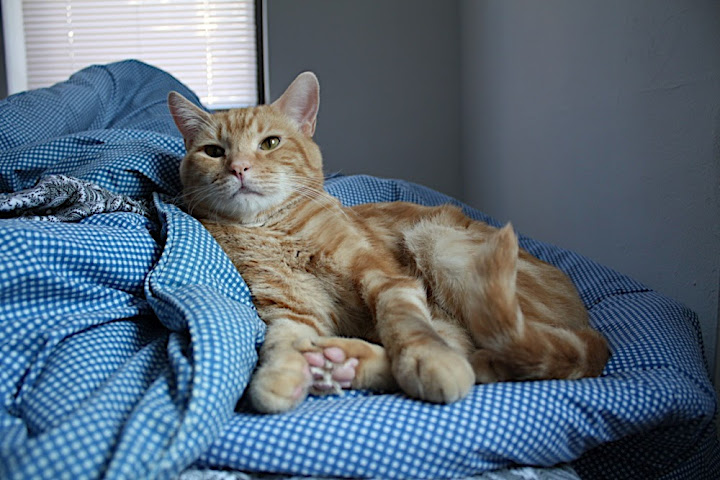
#> input picture data/maple.jpg, 720 x 480 px, found by its file name; the run also reads 1 picture not shown here
$ python canny.py
#> lines starting #> are read from the running program, lines starting #| are printed output that depends on the picture; after the words box and inside, x2 and y2 are one past the last pixel; in counts of white or black regions, pixels touching at a corner belong together
import cv2
import numpy

# Load the image
def CannyImage(image_name):
#> called with image_name = 'maple'
  img = cv2.imread(image_name + ".jpg")
#> img is the input picture: shape (480, 720, 3); mean B, G, R 122.3, 106.5, 89.7

  # Split out each channel
  blue, green, red = cv2.split(img)
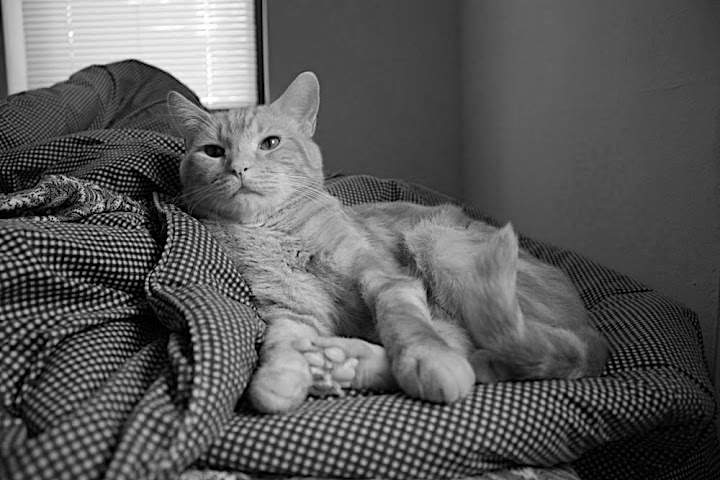
#> red: shape (480, 720); min 0, max 255, mean 89.7

  def medianCanny(img, thresh1, thresh2):
#> called with thresh1 = 0.2, thresh2 = 0.3
      median = numpy.median(img)
#> median = 109
      img = cv2.Canny(img, int(thresh1 * median), int(thresh2 * median))
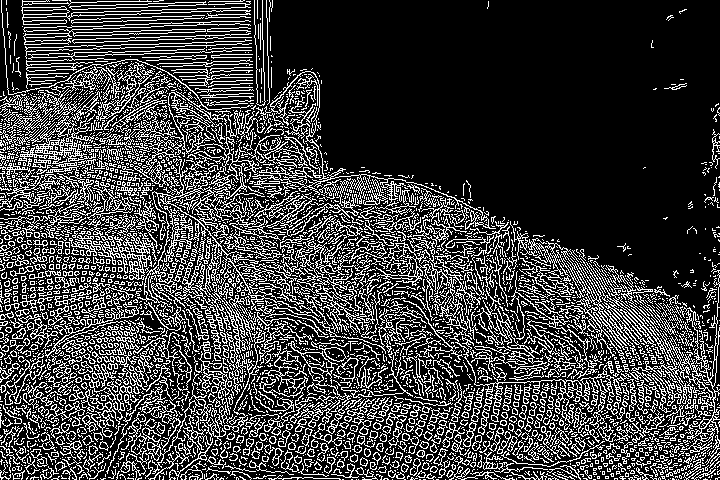
#> img: shape (480, 720); 24.4% white in thin lines or dots
      return img

  # Run canny edge detection on each channel
  blue_edges = medianCanny(blue, 0.2, 0.3)
  green_edges = medianCanny(green, 0.2, 0.3)
#> in medianCanny (call 2), `img = cv2.Canny(img, int(thresh1 * median), int(thresh2 * median))`: img: shape (480, 720); 24.1% white in thin lines or dots
  red_edges = medianCanny(red, 0.2, 0.3)
#> in medianCanny (call 3), `img = cv2.Canny(img, int(thresh1 * median), int(thresh2 * median))`: img: shape (480, 720); 24.9% white in thin lines or dots

  # Join edges back into image
  edges = blue_edges | green_edges | red_edges
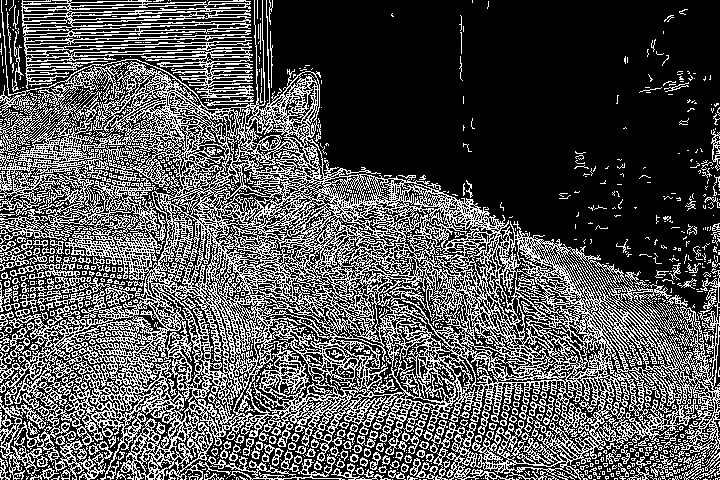
#> edges: shape (480, 720); 33% white in thin lines or dots

  # Find the contours
  contours,hierarchy = cv2.findContours(edges, cv2.RETR_TREE,cv2.CHAIN_APPROX_SIMPLE)
#> contours = 9578 contours, 7779 with area under 20; largest, box (x1, y1, x2, y2) and area: (0, 0, 720, 480) 197628, (462, 380, 597, 467) 4339, (79, 149, 178, 212) 1707, (378, 277, 465, 336) 1428, (68, 68, 130, 134) 1388

  hierarchy = hierarchy[0] # get the actual inner list of hierarchy descriptions

  # For each contour, find the bounding rectangle and draw it
  for component in zip(contours, hierarchy):
      currentContour = component[0]
      currentHierarchy = component[1]
      x,y,w,h = cv2.boundingRect(currentContour)
      if currentHierarchy[2] < 0:
          # these are the innermost child components
          cv2.rectangle(img,(x,y),(x+w,y+h),(0,0,255),1)
      elif currentHierarchy[3] < 0:
          # these are the outermost parent components
          cv2.rectangle(img,(x,y),(x+w,y+h),(0,255,0),1)
#> this loop made 9578 passes
#> (currentHierarchy, x, y, w, h) on passes 1 to 3: ([1, -1, -1, -1], 719, 479, 1, 1), ([2, 0, -1, -1], 713, 479, 1, 1), ([3, 1, -1, -1], 710, 479, 1, 1)
#> img: shape (480, 720, 3)

  # Finally show the image
  cv2.imwrite(image_name + '-cannied.jpg', img)
  # cv2.imshow('img',img)
  # cv2.waitKey(0)
  # cv2.destroyAllWindows()

CannyImage('maple')
# CannyImage('maple-reduced-0')
CannyImage('maple-reduced-1')
#> call 2 of CannyImage, with image_name = 'maple-reduced-1'
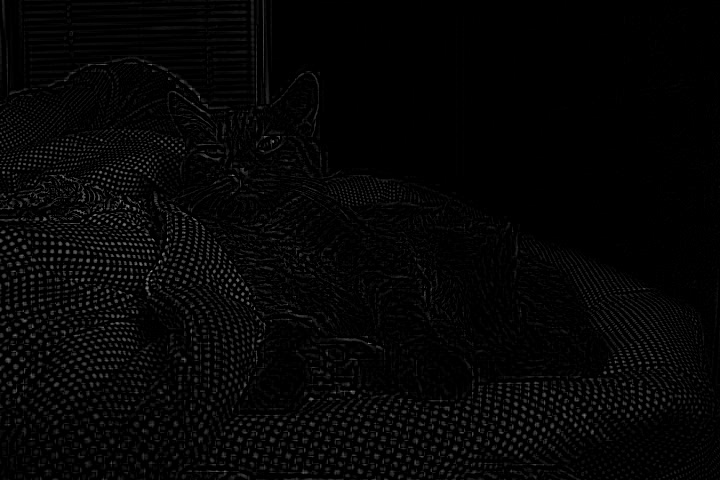
#> input picture data/maple-reduced-1.jpg, 720 x 480 px, found by its file name
#> in CannyImage, img is the input picture: shape (480, 720, 3); min 0, max 154, mean 5.7
#> in medianCanny (call 4), `img = cv2.Canny(img, int(thresh1 * median), int(thresh2 * median))`: img: shape (480, 720); 24.6% white in thin lines or dots
#> in CannyImage (call 2), `contours,hierarchy = cv2.findContours(edges, cv2.RETR_TREE,cv2.CHAIN_A..`: contours = 11379 contours, 10910 with area under 20; largest, box (x1, y1, x2, y2) and area: (18, 0, 247, 81) 448, (250, 0, 264, 109) 234, (149, 90, 214, 128) 228, (30, 65, 87, 90) 164, (127, 25, 218, 31) 163
#> the loop in CannyImage (call 2), `for component in zip(contours, hierarchy):` made 11379 passes
#> (currentHierarchy, x, y, w, h) on passes 1 to 3: ([1, -1, -1, -1], 702, 479, 1, 1), ([2, 0, -1, -1], 684, 479, 1, 1), ([3, 1, -1, -1], 680, 479, 1, 1)
CannyImage('maple-reduced-2')
#> call 3 of CannyImage, with image_name = 'maple-reduced-2'
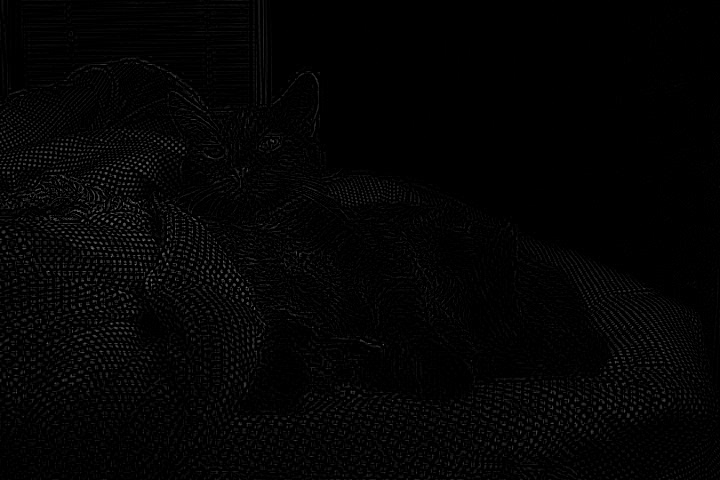
#> input picture data/maple-reduced-2.jpg, 720 x 480 px, found by its file name
#> in CannyImage, img is the input picture: shape (480, 720, 3); min 0, max 124, mean 4.2
#> in medianCanny (call 7), `img = cv2.Canny(img, int(thresh1 * median), int(thresh2 * median))`: img: shape (480, 720); 26.4% white in thin lines or dots
#> the loop in CannyImage (call 3), `for component in zip(contours, hierarchy):` made 12184 passes
#> component on passes 1 to 3: ([[716, 479], [717, 479]], [1, -1, -1, -1]), ([[702, 479]], [2, 0, -1, -1]), ([[698, 479]], [3, 1, -1, -1])
CannyImage('maple-reduced-3')
#> call 4 of CannyImage, with image_name = 'maple-reduced-3'
#> in medianCanny (call 10), `img = cv2.Canny(img, int(thresh1 * median), int(thresh2 * median))`:
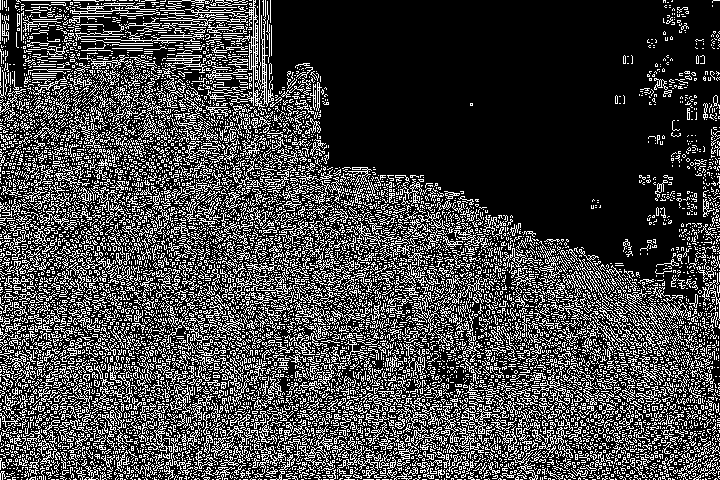
#> img: shape (480, 720); 26.4% white in thin lines or dots
#> the loop in CannyImage (call 4), `for component in zip(contours, hierarchy):` made 13054 passes
#> component on passes 1 to 3: ([[702, 479], [703, 479]], [1, -1, -1, -1]), ([[700, 479]], [2, 0, -1, -1]), ([[680, 479]], [3, 1, -1, -1])
#> after the loop in CannyImage (call 4), `for component in zip(contours, hierarchy):`:
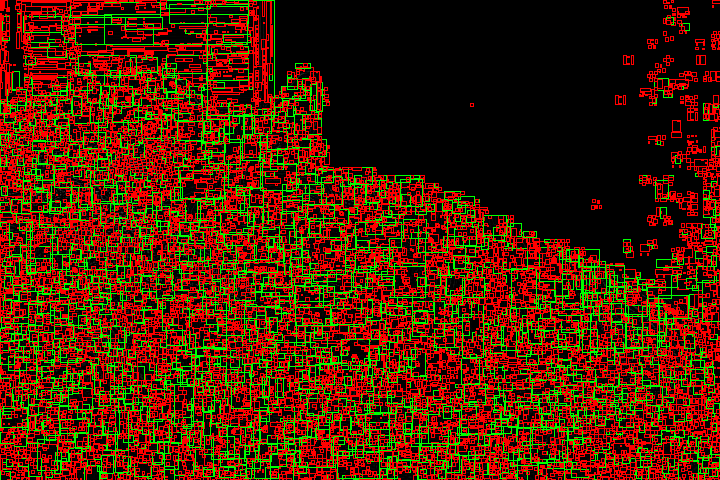
#> img: shape (480, 720, 3); mean B, G, R 1.5, 32.6, 78.4
#> (the run stopped early here; a loop or call above may not have finished)
